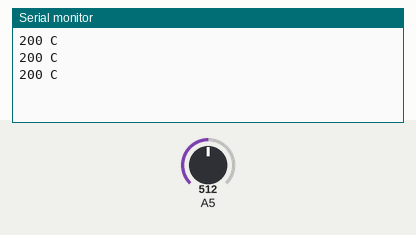
A sketch run on a simulated Arduino Uno, built with avr-gcc and run on an emulated ATmega328P. Shown: the last lines printed to the serial monitor. Inputs (shaded band) come from the test bench; at power-on: A5 = 512.

Above: at 1.3 s.
1.4 s: A5 set to 716
At 1.9 s:
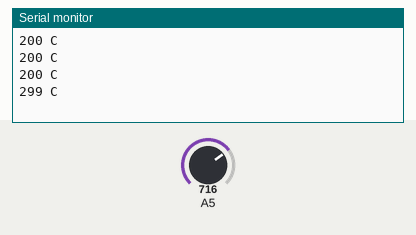
2.9 s: A5 set to 900
At 3.4 s:
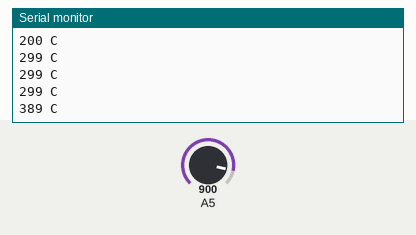
Timing chart, 0 to 5.9 s (numbered marks = the images above; inputs shaded):
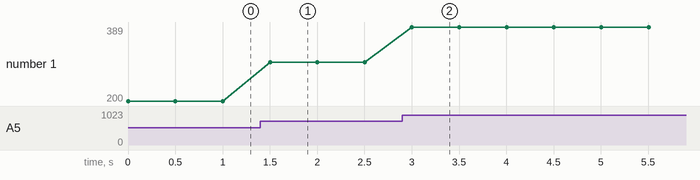

Measured:
- after the input at 1.4 s, the serial monitor: prints a new line after 0.10 s (image 1)
- after the input at 2.9 s, the serial monitor: prints a new line after 0.10 s (image 2)
- plotted number 1: 200 → 299 after the input at 1.4 s, 299 → 389 after the input at 2.9 s

The sketch:

practica_20_sensor_temperatura1.ino
```cpp
// C++ code
//
void setup()
{
  Serial.begin(9600);
}

void loop()
{
  int in = analogRead(A5);
  float volt = in * (5.0 / 1024.0);
  float temp = (volt - 0.5) * 100;
  int tempT = temp;
  Serial.print(tempT);
  Serial.print(" C");
  Serial.print("\n");
  delay(500);
}
```
